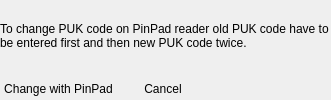
            <widget class="QWidget" name="changePukPinpad">
             <layout class="QGridLayout" name="changePukPinpadLayout">
              <property name="margin">
               <number>0</number>
              </property>
              <item row="0" column="0" colspan="3">
               <widget class="QLabel" name="changePukPinpadInfo">
                <property name="text">
                 <string>To change PUK code on PinPad reader old PUK code have to be entered first and then new PUK code twice.</string>
                </property>
                <property name="wordWrap">
                 <bool>true</bool>
                </property>
               </widget>
              </item>
              <item row="1" column="0">
               <widget class="QPushButton" name="changePukPinpadChange">
                <property name="text">
                 <string>Change with PinPad</string>
                </property>
                <property name="flat">
                 <bool>true</bool>
                </property>
               </widget>
              </item>
              <item row="1" column="1">
               <widget class="QPushButton" name="changePukPinpadCancel">
                <property name="text">
                 <string>Cancel</string>
                </property>
                <property name="flat">
                 <bool>true</bool>
                </property>
               </widget>
              </item>
              <item row="1" column="2">
               <spacer name="changePukPinpadSpacer">
                <property name="orientation">
                 <enum>Qt::Horizontal</enum>
                </property>
                <property name="sizeHint" stdset="0">
                 <size>
                  <width>122</width>
                  <height>20</height>
                 </size>
                </property>
               </spacer>
              </item>
             </layout>
            </widget>
